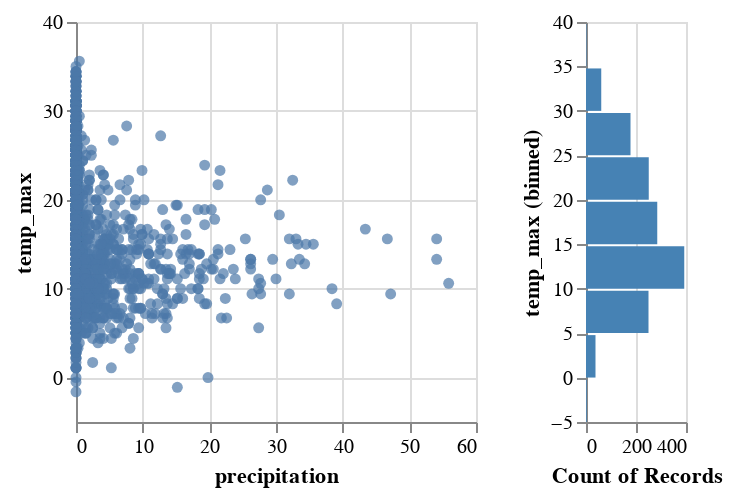

The code cell stored with this chart in its notebook:
### Markdown cell above
### Horizontal Concatenation
[Horizontal Concatenation](https://altair-viz.github.io/user_guide/compound_charts.html#horizontal-concatenation) arranges the charts side by side.

### Code cell
alx.scatterplot(data.seattle_weather(),x='precipitation',y='temp_max') | alx.hist(data.seattle_weather(),y='temp_max',height=200,width=50)

### Figure 1 — Vega-Lite specification as saved in the notebook (floating-point values rounded to 4 significant figures; data arrays with more than 128 entries replaced by an {"elided": "..."} marker saying what was removed)
{"config": {"view": {"continuousWidth": 400, "continuousHeight": 300}}, "hconcat": [{"data": {"name": "data-830c39fec90146253fb06a06c26374ef"}, "mark": "circle", "encoding": {"x": {"axis": {}, "field": "precipitation", "scale": {"zero": false}, "type": "quantitative"}, "y": {"axis": {}, "field": "temp_max", "scale": {"zero": false}, "type": "quantitative"}}, "height": 200, "width": 200}, {"data": {"name": "data-830c39fec90146253fb06a06c26374ef"}, "mark": {"type": "bar", "color": "steelblue"}, "encoding": {"x": {"aggregate": "count", "axis": {}, "type": "quantitative"}, "y": {"axis": {}, "bin": {"maxbins": 10}, "field": "temp_max", "scale": {}, "type": "quantitative"}}, "height": 200, "width": 50}], "$schema": "https://vega.github.io/schema/vega-lite/v5.2.0.json", "datasets": {"data-830c39fec90146253fb06a06c26374ef": {"elided": "1461 records"}}}
